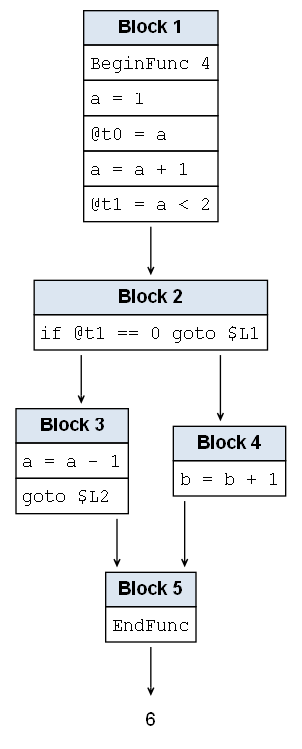

The Python source for this figure:
import os
from exceptions import *
from graphviz import Digraph
import re

goto_pattern = r"goto (.+)"
label_to_index = {}

class BasicBlock:
    def __init__(self,id):
        self.block_id = id
        self.instructions = [] # list of instruction strings
        self.successors = [] # list of block ids
        self.parent = None

    def add_inst(self, inst):
        """
        Self explainatory
        """
        self.instructions.append(inst)

    def add_successor(self, succ):
        """
        Self Explainatory
        """
        self.successors.append(succ)
    
    def __str__(self):
        ret = "block " + str(self.block_id) + '\n'
        for inst in self.instructions:
            ret += inst
            ret += '\n'
        return ret

def ir_cleanup(IR):
    """
    1. Removes trailing and leading spaces from each line
    2. Merges labels pointing to same instruction (makes necessary changes to IR)
    3. Flattens labels to next line (currently label pointing to line n is present at line n-1)
    """
    ret_contents = []
    _labels = {}
    curr_labels = []
    for i, line in enumerate(IR):
        line = line.strip()
        if line[0] == '$':
            label = ""
            i = 0; 
            while(line[i]!=':'):
                label += line[i]
                i += 1
            curr_labels.append(label)
        else:
            if len(curr_labels) != 0:
                for label in curr_labels:
                    _labels[label] = curr_labels[0]
            curr_labels = []       
        if len(curr_labels) <= 1:
            ret_contents.append(line)

    for i, line in enumerate(ret_contents):
        def replace_match(match):
            label = match.group(1)
            return f"goto {_labels.get(label,label)}"
        line = re.sub(goto_pattern,replace_match, line)
        ret_contents[i] = line


    i = 0
    res_IR = []
    while(i<(len(ret_contents)-1)):
        if ret_contents[i][0] == '$' or ret_contents[i][0] == '.':
            # general label
            res_IR.append(ret_contents[i] + " " + ret_contents[i+1])
            label_to_index[ret_contents[i][:-1]] = len(res_IR)-1
            i += 1
        else:
            res_IR.append(ret_contents[i])
        i += 1
    return res_IR


def ir_input(ir_path):
    """
    Takes input, validates it and processes it for cfg generation
    """
    if not os.path.exists(ir_path):
        raise CompileFileNotFound(f"File specified at : {ir_path} was not found (does not exist?)")
    if not ir_path.endswith('.tac'):
        raise CompileException("Wrong IR Format!!")
    
    contents = None

    with open(ir_path,"r") as file:
        contents = file.readlines()
    return contents
        

def assign_leaders(IR):
    """
    Assigns leaders to ir string, returns set of leader indices
    """
    ## Possible cases
    # goto.. (unconditional jump) (where this points to is a leader)
    # if .. (conditional jump) (this is leader, as well as where this points to)
    # .label (function) (this is leader)
    # call .. (function call) (this is leader)
    # <var> = call .. (function call) (this is leader)
    leaders = set()
    n = len(IR)
    if n > 0:
        leaders.add(0)
    branch_pattern = re.compile(r'\bgoto\b\s+(.+)')
    cond_branch_pattern = re.compile(r'\bif\b.*\bgoto\b\s+(.+)')

    for i, line in enumerate(IR):
        m_branch = branch_pattern.search(line)

        if m_branch:
            target_label = m_branch.group(1)
            if target_label in label_to_index:
                print("making target of goto a leader")
                leaders.add(label_to_index[target_label])
            if i + 1 < n:
                if not branch_pattern.search(IR[i+1]):
                    print("making next statement of if goto a label")
                    leaders.add(i+1)
        
        if cond_branch_pattern.search(line):
            print("making if goto a label")
            leaders.add(i)
    return leaders

class CFG:
    def __init__(self,IR,label_to_index):
        self.IR = IR
        self.basic_blocks = [] # list of BasicBlock objects
        self.label_to_index = label_to_index
        self.block_map = {}
        self.curr_id = 0
        self._create_basic_blocks()
        self.construct_graph()
        self.visualize_cfg('cfg')
    
    def add_block(self,block):
        self.basic_blocks.append(block)

    def _create_basic_blocks(self):
        """
        Partition instructions into basic blocks using leader indices.
        """
        leaders = assign_leaders(self.IR)
        leaders = sorted(leaders)
        label_regex = re.compile(r'^.+:')
        curr_block = None
        for i,inst in enumerate(self.IR):
            m_groups = label_regex.search(inst) 
            print(i,inst)
            if m_groups: 
                inst = inst.split(m_groups[0])[1].strip()
            if i in leaders:    
                self.curr_id += 1 
                if curr_block is not None:
                    self.add_block(curr_block)
                curr_block = BasicBlock(self.curr_id)
                curr_block.add_inst(inst)
            else:
                curr_block.add_inst(inst)
            # yahan firse isiliye hai coz upar curr_id might get updated, so cant do this before 
            if m_groups:
                self.block_map[m_groups[0][:-1]] = self.curr_id
        self.add_block(curr_block)

    def print_blocks(self):
        for block in self.basic_blocks:
            print("block number ",block.block_id)
            print(block)
        
    def construct_graph(self):
        branch_pattern = re.compile(r'\bgoto\b\s+(.+)')
        for block in self.basic_blocks:
            for i, inst in enumerate(block.instructions):
                m_blocks = branch_pattern.search(inst)
                # adding jump of goto
                if m_blocks:
                    block.add_successor(self.block_map[m_blocks[1]])
                # if last instruction is not goto, add next block as successor
                if i == (len(block.instructions)-1):
                    # print('at last inst')
                    if not inst.startswith('goto'):
                        block.add_successor(block.block_id+1)
            print(block, block.successors)

    def visualize_cfg(cfg, output_path='cfg'):
        graph = Digraph(comment="Control Flow Graph (Pretty)")
        graph.attr('node', shape='plaintext', fontname='Helvetica')
        graph.attr('edge', arrowhead='vee', arrowsize='0.5')
        graph.attr('graph', rankdir='TB', splines='ortho')

        def escape_html(text):
            if text is None:
                return ""
            return (str(text)
                    .replace('&', '&amp;')
                    .replace('<', '&lt;')
                    .replace('>', '&gt;'))

        def format_inst_list(instructions):
            """Return instructions as HTML-style table rows"""
            rows = []
            for inst in instructions:
                escaped = escape_html(inst)
                rows.append(f'<tr><td align="left" port="code"><font face="Courier">{escaped}</font></td></tr>')
            return rows

        # Create a table for each basic block
        for block in cfg.basic_blocks:
            label = ['<<table border="0" cellborder="1" cellspacing="0" cellpadding="4">']
            label.append(f'<tr><td bgcolor="#dce6f1" align="center"><b>Block {block.block_id}</b></td></tr>')
            label.extend(format_inst_list(block.instructions))
            label.append('</table>>')

            graph.node(str(block.block_id), '\n'.join(label))

        # Add edges for successors
        for block in cfg.basic_blocks:
            for succ in block.successors:
                graph.edge(str(block.block_id), str(succ))

        # Render and return
        graph.render(output_path, format='png', cleanup=True)
    
class CFF:
    """
    Takes raw IR and separates all procedures
    For each procedure, it runs cleanup and constructs the cfgs
    Finally visualizes the cfgs 
    """
    def __init__(self,ir_path):
        self.IR = ir_input(ir_path)
        self.cfgs = [] # list of cfg objects

    def separate_procedures(self):
        """
        Separates IR into list of list of instructions belonging to separate procedures 
        Runs cleanup on these separated procedures
        """
        pass

if __name__ == "__main__":
    ir_path = '../generatedIR/ir_test.tac'
    IR = ir_input(ir_path)
    print(label_to_index)
    for i, lin in enumerate(IR):
        print(i,lin)
    cfg = CFG(IR,label_to_index)
    print(cfg.block_map)
    # cfg.print_blocks()
